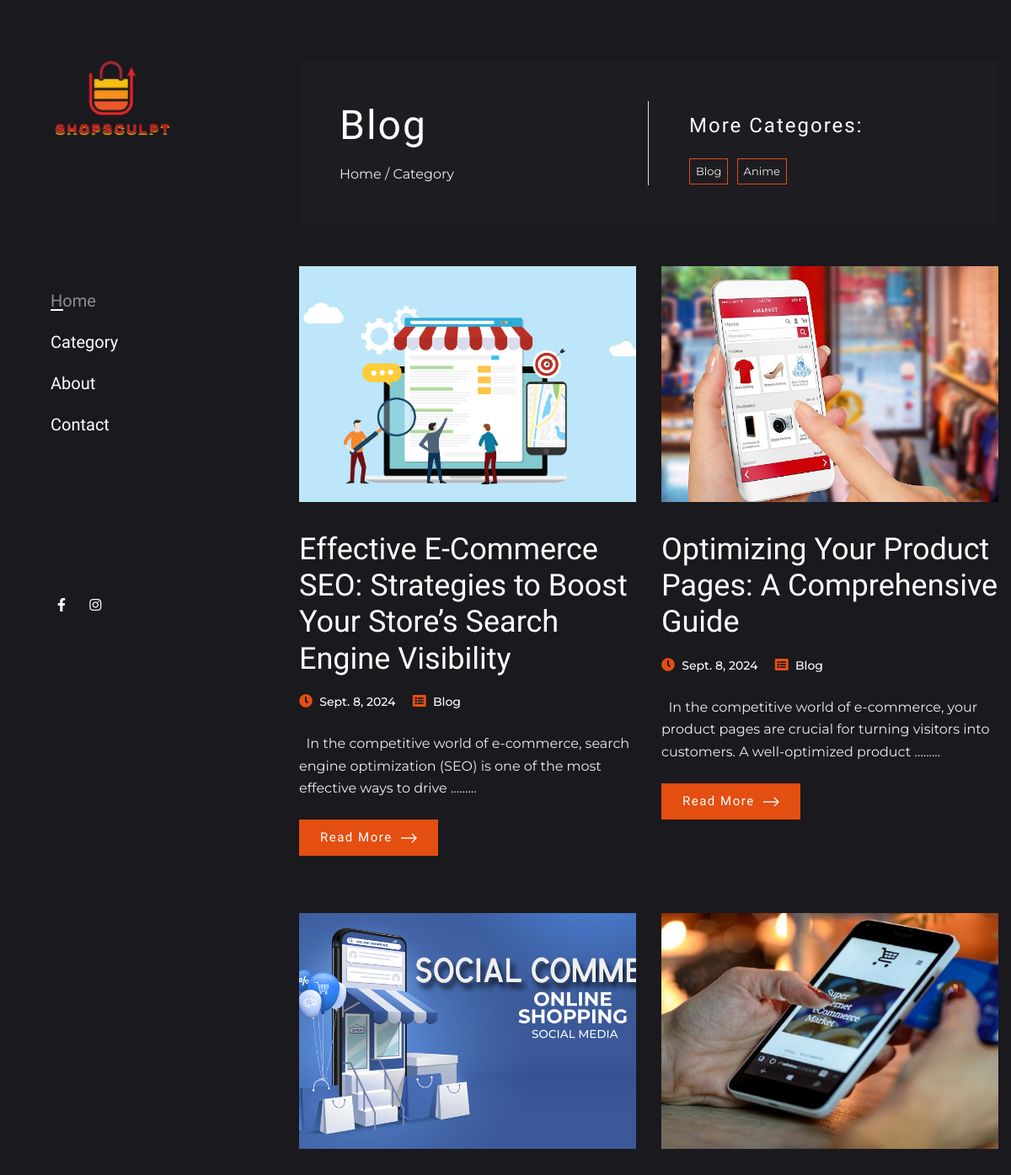
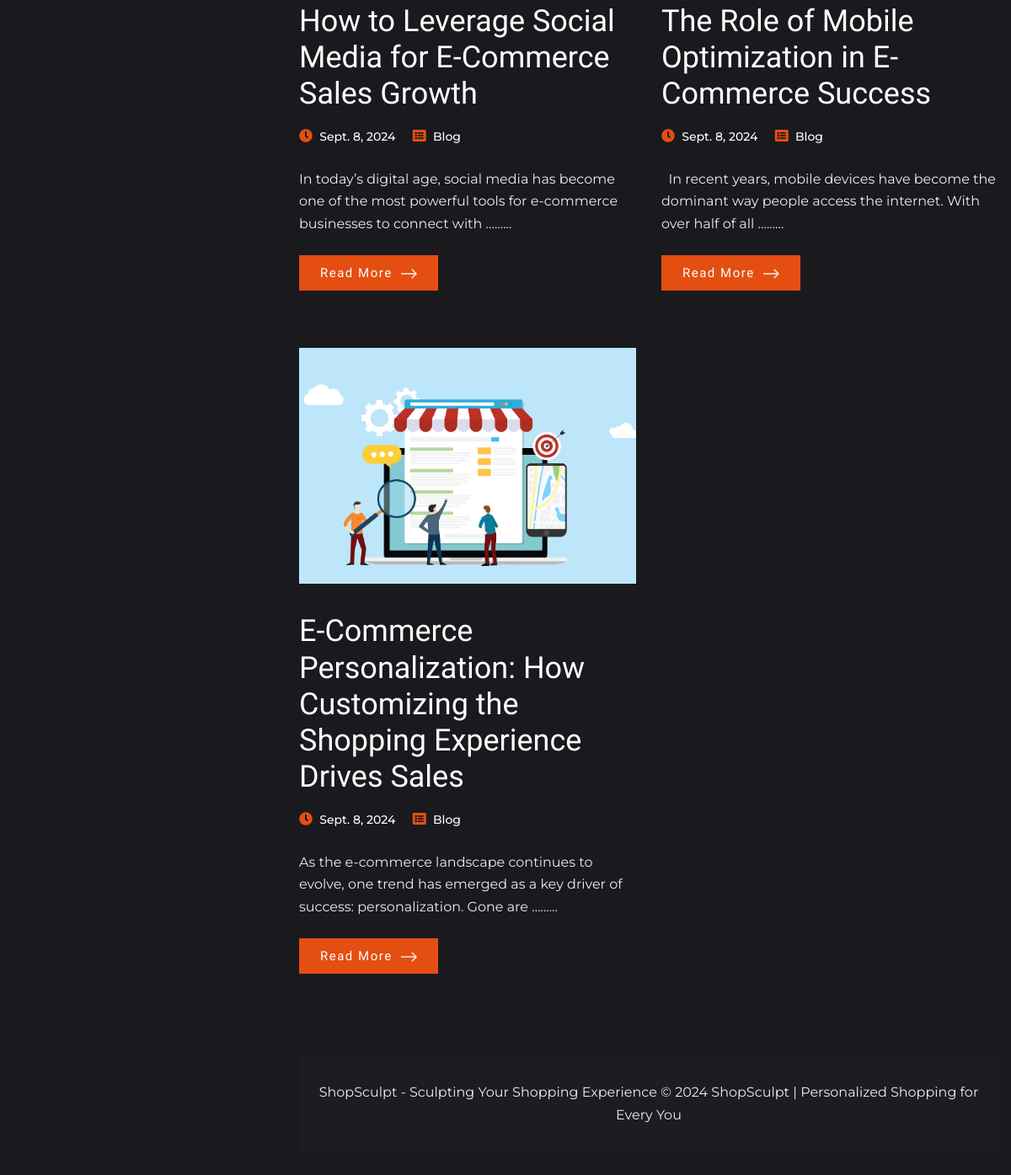
/category/blog, run on an earlier commit of the app's database (2 pictures, top to bottom).
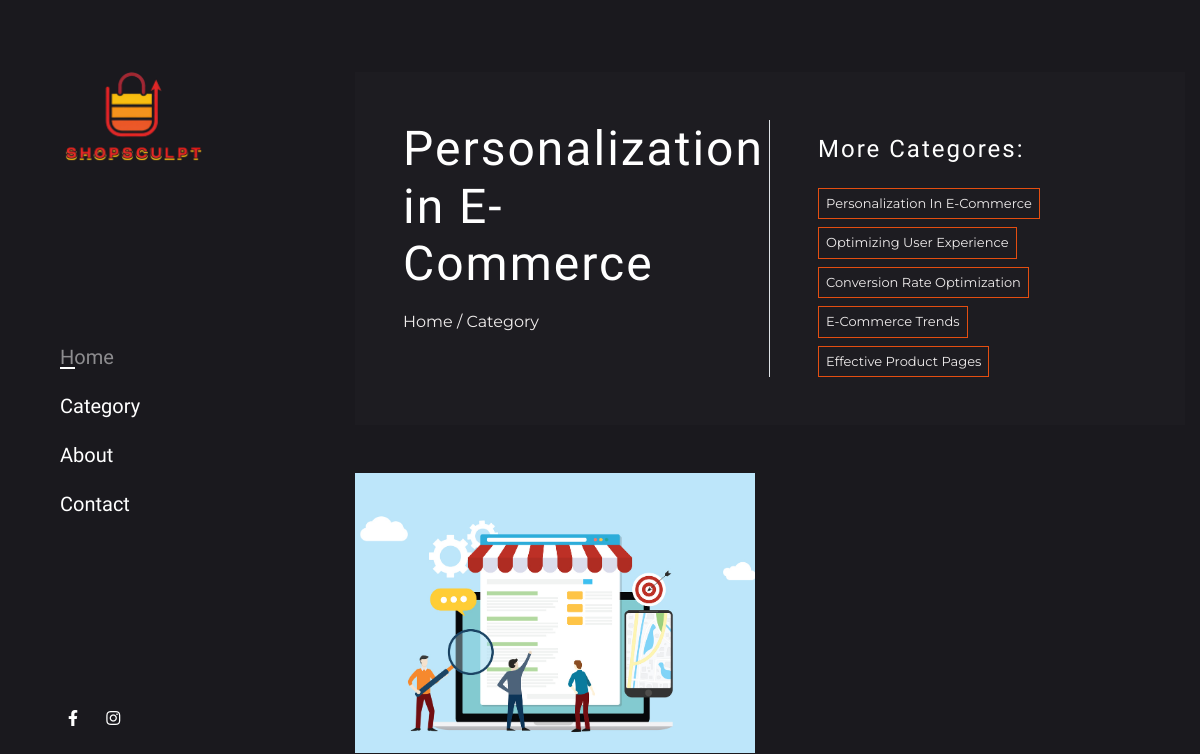
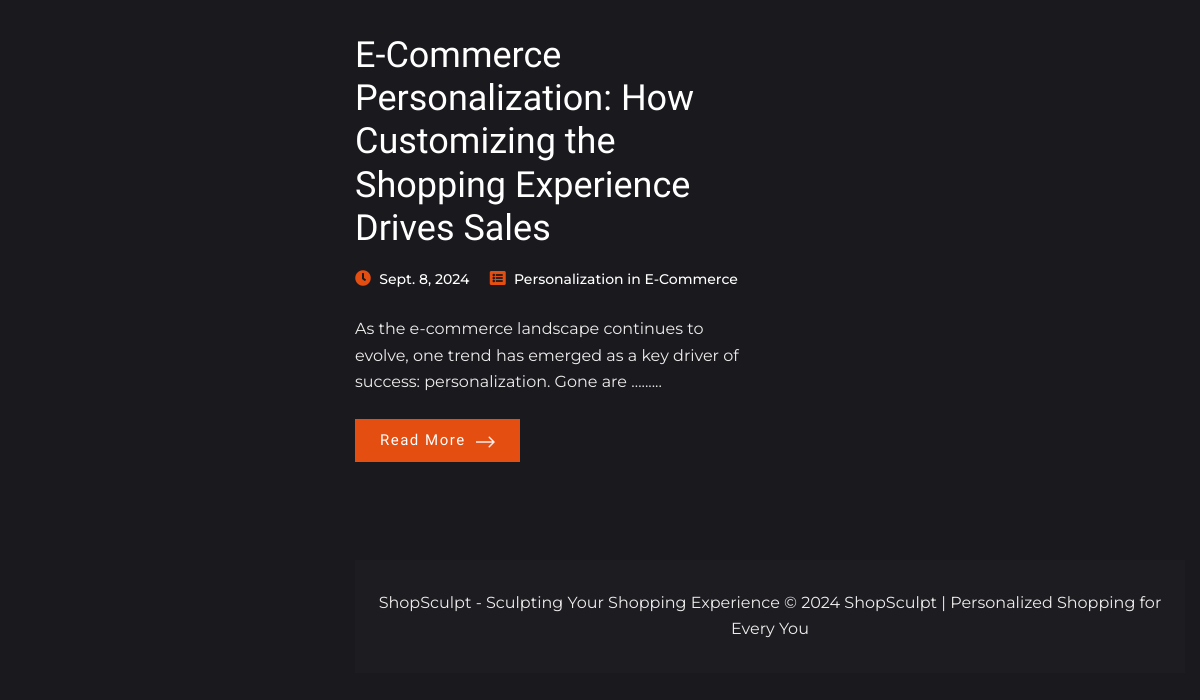
And on a later commit of the database (2 pictures, top to bottom).
### admin_pannel/models.py (models this page shows, shortened)
class Category(models.Model):
    cat_name=models.CharField(max_length=200)
    cat_image=models.ImageField(max_length=250,null=True,blank=True,default=True)
    slug=AutoSlugField(populate_from='cat_name',default=None,null=True,unique=True)
    def __str__(self):
        return self.cat_name

class Post(models.Model):
    title= models.CharField(max_length=200,blank=True, null=True)
    desc=RichTextUploadingField(blank=True, null=True)
    image=models.ImageField(upload_to='blog_images/',null=True,blank=True)
    date=models.DateField(auto_now_add=True,blank=True, null=True)
    category=models.ForeignKey(Category, null=True,related_name='posts', on_delete=models.SET_NULL,default=True)
    author= CurrentUserField()
    featured=models.BooleanField()
    slug=AutoSlugField(populate_from='title',default=None,null=True,unique=True)

### frontend/views.py (the view)
# urls.py: path('category/<slug>', views.single_category,name="category"),
def single_category(request,slug):
    category = Category.objects.get(slug=slug)
    categories = Category.objects.all()
    title=category.cat_name + " - " + site_data.site_name
    posts=Post.objects.filter(category=category)
    return render(request,'frontend/single-category.html',{'posts':posts,'title':title,'site_data':site_data,'categories':categories,'category':category})

### templates/frontend/single-category.html (shortened to what this page needs)
{% extends 'frontend/base.html' %}
{% block body_block %}
        <div class="container py-4 my-5">
            <div class="row">
                <div class="col-12">
                    <div class="bg-dark p-5 mb-5">
                        <div class="row no-gutters">
                            <div class="col-xl-6 border-right border-lg-0 pr-0 pr-xl-5">
                                <h1 class="text-white add-letter-space">{{category.cat_name}}</h1>
                                <div class="breadcrumb-wrap mt-3">
                                    <a href="{% url 'home' %}">Home</a>
                                    <span>/</span>
                                    <span>Category</span>
                                </div>
                            </div>
                            <div class="col-xl-6 pl-0 pl-xl-5 mt-4 mt-xl-0">
                                <div class="categores-links text-capitalize">
                                    <h3 class="text-white add-letter-space mb-3">More Categores:</h3>
                                    {% for category in categories %}
                                    <a class="border" href="{% url 'category' category.slug %}">{{category.cat_name}}</a>
                                    {% endfor %}
                                </div>
                            </div>
                        </div>
                    </div>
                </div>
            </div>
            <div class="row justify-content-between">
   {% if posts %}
        {% for post in posts %}
        <div class="col-lg-6 card post-item bg-transparent border-0 mb-5">
            <a href="{% url 'post' post.slug %}">
                <img class="card-img-top rounded-0" src="{{post.image.url}}" alt="">
            </a>
            <div class="card-body px-0">
                <h2 class="card-title">
                    <a class="text-white opacity-75-onHover" href="{% url 'post' post.slug %}">{{post.title}}</a>
                </h2>
                <ul class="post-meta mt-3">
                    <li class="d-inline-block mr-3">
                        <span class="fas fa-clock text-primary"></span>
                        <a class="ml-1" href="#">{{post.date}}</a>
                    </li>
                    <li class="d-inline-block">
                        <span class="fas fa-list-alt text-primary"></span>
                        <a class="ml-1" href="#">{{post.category}}</a>
                    </li>
                </ul>
                <p class="card-text my-4">{{post.desc|safe|striptags|truncatewords:20}}......</p>
                <a href="{% url 'post' post.slug %}" class="btn btn-primary">Read More <img src="images/arrow-right.png" alt=""></a>
            </div>
        </div>
        {% endfor %}
        {% else %}
        <div class="widget bg-dark p-4 text-center mx-auto">
            <br>
            <h2>No Post Found</h2>
            <br>
       </div>
        {% endif %}
</div>
{% endblock %}

What changed in the data, as far as the page shows it:
no longer on this page (row edited): Post: image (picture), title "Effective E-Commerce SEO: Strategies to Boost Your Store’s Search Engine Visibility", date "Sept. 8, 2024", category "Blog", desc "In the competitive world of e-commerce, search engine optimization (SEO) is one of the most effective ways to drive …"
no longer on this page (row edited): Post: image (picture), title "Optimizing Your Product Pages: A Comprehensive Guide", date "Sept. 8, 2024", category "Blog", desc "In the competitive world of e-commerce, your product pages are crucial for turning visitors into customers. A well-optimized product …"
no longer on this page (row edited): Post: image (picture), title "How to Leverage Social Media for E-Commerce Sales Growth", date "Sept. 8, 2024", category "Blog", desc "In today’s digital age, social media has become one of the most powerful tools for e-commerce businesses to connect with …"
no longer on this page (row edited): Post: image (picture), title "The Role of Mobile Optimization in E-Commerce Success", date "Sept. 8, 2024", category "Blog", desc "In recent years, mobile devices have become the dominant way people access the internet. With over half of all …"
changed Category: cat_name "Blog" → "Personalization in E-Commerce"; cat_name "Blog" → "Personalization In E-Commerce"
changed Category: cat_name "Anime" → "Optimizing User Experience"
added Category: cat_name "Conversion Rate Optimization"
added Category: cat_name "E-Commerce Trends"
added Category: cat_name "Effective Product Pages"
changed through a linked row, Post "E-Commerce Personalization: How Customizing the Shopping Experience Drives Sales": category "Blog" → "Personalization in E-Commerce"
